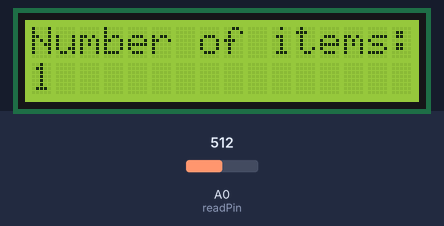
The sketch below on a simulated Arduino Uno, built with avr-gcc and run on an emulated ATmega328P. Parts: 16×2 character LCD. The test bench sets the inputs (shaded band); at power-on: A0 (readPin) = 512.

Above: at 1.2 s.
1.3 s: A0 (readPin) set to 330
At 2.5 s:
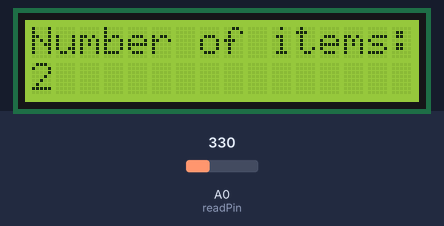
5.2 s: A0 (readPin) set to 122
At 6.2 s:
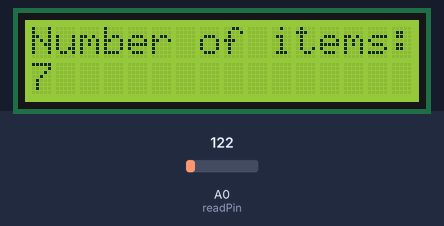
6.9 s: A0 (readPin) set to 0
At 8.0 s:
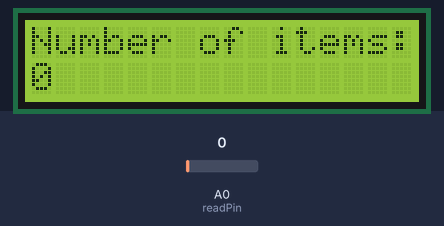
Timing chart, 0 to 9.9 s (numbered marks = the images above; inputs shaded):
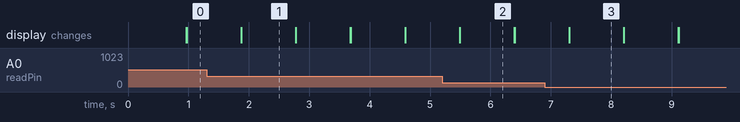

The sketch:

coatHanger_copy.ino
```cpp
//Displaying number of coat hangers on a rack
//Code written by Scott Faulkner on 06/05/2026

//Setting up LCD display
#include <LiquidCrystal.h>
int rs=7;
int en=8;
int d4=9;
int d5=10;
int d6=11;
int d7=12;
LiquidCrystal lcd(rs,en,d4,d5,d6,d7);

//Declaring variables
int readPin=A0;
float readVolts;
float resTotal;
float numItems;

void setup() {
  // put your setup code here, to run once:
pinMode(readPin,INPUT);
lcd.begin(16,2);
}

void loop() {
//Measuring remaining voltage after first resitor
readVolts=analogRead(readPin);

//Calculating total resistance
resTotal=(1023.*330.)/(1023-readVolts);

//Calculating the number of items
numItems=330./(resTotal-330);
if(resTotal>=0 && resTotal<=340){ //To avoid negative answers
  numItems=0;
}

//Displaying number of items on LCD screen
lcd.setCursor(0,0);
lcd.print("Number of items:");
lcd.setCursor(0,2);
lcd.print(round(numItems));
delay(900);
lcd.clear();
}
```

Measured:
- after the input at 1.3 s, the display: first differs from a run without the input after 0.58 s (image 1)
- after the input at 5.2 s, the display: first differs from a run without the input after 0.30 s (image 2)
- after the input at 6.9 s, the display: first differs from a run without the input after 0.41 s (image 3)
- what the display in image 1 shows lasts 0.9 s, from 1.9 s to 2.8 s
